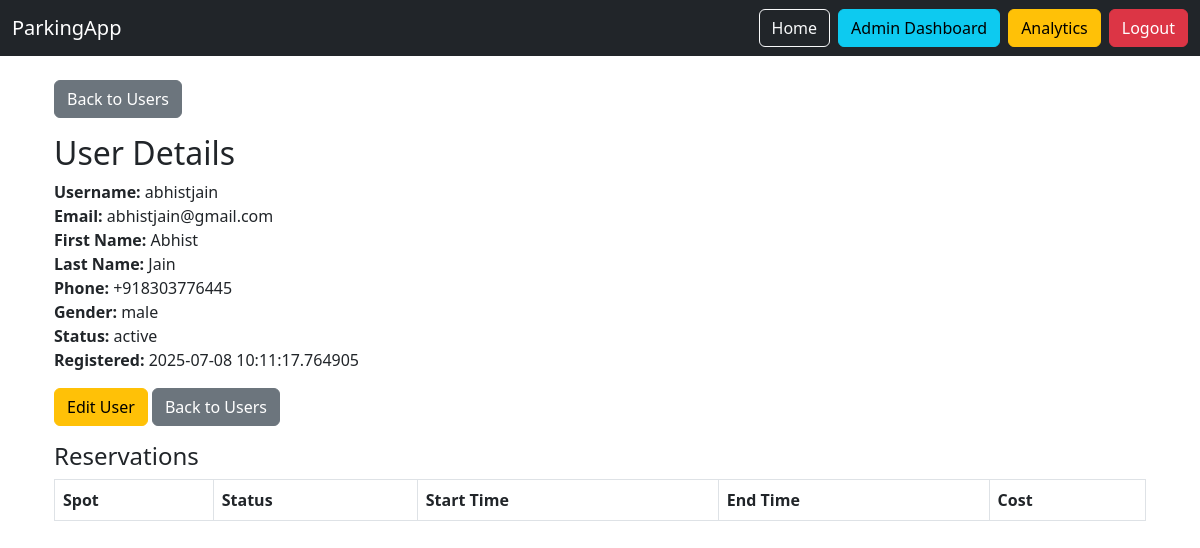
The page /admin/users/6 (signed in) on the database as committed earlier.
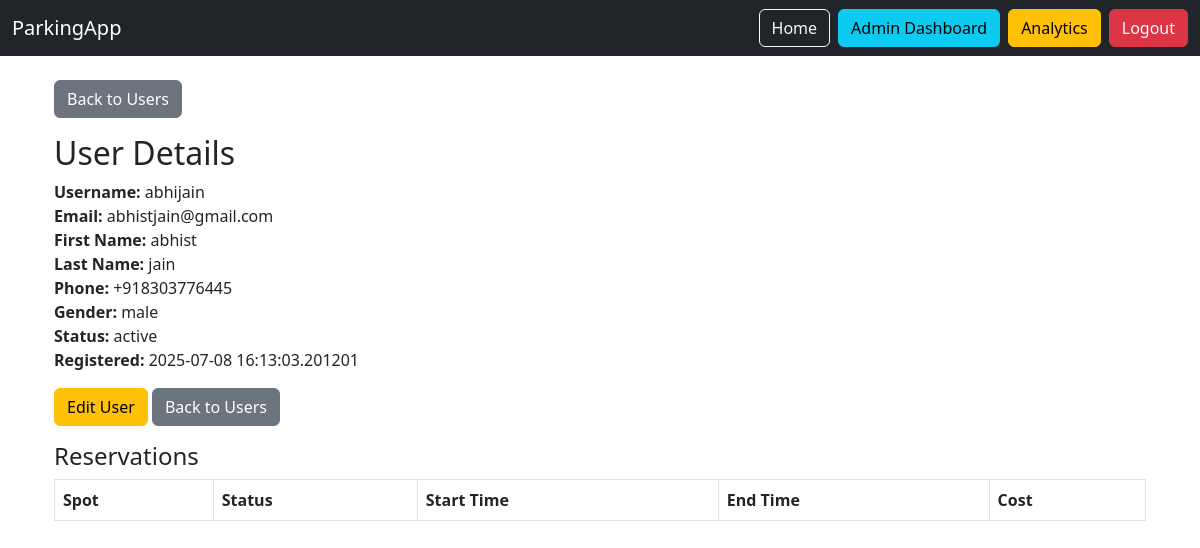
The same page on the database as committed later.
### app/models/user.py (models this page shows, shortened)
class User(BaseModel, UserMixin):
    __tablename__ = "users"
    username = db.Column(db.String(80), unique=True, nullable=False, index=True)
    email = db.Column(db.String(150), unique=True, nullable=False, index=True)
    phone = db.Column(db.String(20), nullable=False, unique=True)
    password_hash = db.Column(db.String(200), nullable=False)
    first_name = db.Column(db.String(50), nullable=False)
    last_name = db.Column(db.String(50), nullable=False)
    gender = db.Column(db.Enum(GenderEnum), nullable=False, default=GenderEnum.OTHER)
    status = db.Column(db.Enum(UserStatus), default=UserStatus.PENDING, nullable=False)
    user_roles = db.relationship('UserRole', back_populates='user', cascade='all, delete-orphan')
    reservations = db.relationship('Reservation', back_populates='user')
    @property
    def is_active(self):
        return self.status == UserStatus.ACTIVE

### app/routes/admin.py (the view)
@admin_bp.route('/users/<int:user_id>')
@require_permission(PermissionType.MANAGE_USERS.value)
@refresh_db_session
def view_user_details(user_id):
    user = User.query.get_or_404(user_id)
    reservations = Reservation.query.filter_by(user_id=user_id).order_by(Reservation.created_at.desc()).all()
    return render_template('admin/users/details.html', user=user, reservations=reservations)

### app/__init__.py (called while the page is built)
def create_app(config_name = 'default'):
    app = Flask(__name__)
    app.config.from_object(config[config_name])
    db.init_app(app)
    login_manager.init_app(app)
    login_manager.login_view = 'auth.login'
    jwt = JWTManager(app)
    init_database(app)  # Initialize the database with default data
    from app.models.user import User
    @login_manager.user_loader
    def load_user(user_id):
        return User.query.get(int(user_id))
    register_blueprints(app)
    return app

### app/routes/admin.py (called while the page is built)
def refresh_db_session(func):
    @wraps(func)
    def wrapper(*args, **kwargs):
        db.session.expire_all()  # clears SQLAlchemy cache
        return func(*args, **kwargs)
    return wrapper

### app/templates/admin/users/details.html (shortened to what this page needs)
{% extends 'base.html' %}
{% block content %}
<div class="container mt-4">
  <a href="{{ url_for('admin.manage_users') }}" class="btn btn-secondary mb-3">Back to Users</a>
  <h2>User Details</h2>
  <div class="mb-3">
    <strong>Username:</strong> {{ user.username }}<br>
    <strong>Email:</strong> {{ user.email }}<br>
    <strong>First Name:</strong> {{ user.first_name or '' }}<br>
    <strong>Last Name:</strong> {{ user.last_name or '' }}<br>
    <strong>Phone:</strong> {{ user.phone or '' }}<br>
    <strong>Gender:</strong> {{ user.gender.value if user.gender else '' }}<br>
    <strong>Status:</strong> {{ user.status.value if user.status else '' }}<br>
    <strong>Registered:</strong> {{ user.created_at }}<br>
  </div>
  <a href="{{ url_for('admin.edit_user', user_id=user.id) }}" class="btn btn-warning mb-3">Edit User</a>
  <a href="{{ url_for('admin.manage_users') }}" class="btn btn-secondary mb-3">Back to Users</a>
  <h4>Reservations</h4>
  <table class="table table-bordered table-striped">
    <thead>
      <tr>
        <th>Spot</th>
        <th>Status</th>
        <th>Start Time</th>
        <th>End Time</th>
        <th>Cost</th>
      </tr>
    </thead>
  </table>
</div>
{% endblock %}

### app/templates/base.html (shortened to what this page needs)
<!DOCTYPE html>
<html lang="en">
<head>
  <link href="https://cdn.jsdelivr.net/npm/bootstrap@5.3.0/dist/css/bootstrap.min.css" rel="stylesheet">
</head>
<body>
<nav class="navbar navbar-expand-lg navbar-dark bg-dark">
  <div class="container-fluid">
    <a class="navbar-brand" href="{{ url_for('main.index') }}">ParkingApp</a>
    <div class="collapse navbar-collapse" id="navbarNav">
      <ul class="navbar-nav ms-auto">
        <li class="nav-item">
          <a class="btn btn-outline-light me-2" href="{{ url_for('main.index') }}">Home</a>
        </li>
        {% if session.get('user_id') and session.get('user_role') == 'admin' %}
          <li class="nav-item">
            <a class="btn btn-info me-2" href="{{ url_for('admin.admin_dashboard') }}">Admin Dashboard</a>
          </li>
          <li class="nav-item">
            <a class="btn btn-warning me-2" href="{{ url_for('admin.admin_charts') }}">Analytics</a>
          </li>
        {% elif session.get('user_id') and session.get('user_role') == 'user' %}
          <li class="nav-item">
            <a class="btn btn-secondary me-2" href="{{ url_for('user.user_dashboard') }}">User Dashboard</a>
          </li>
        {% endif %}
        {% if not session.get('user_id') %}
          <li class="nav-item">
            <a class="btn btn-primary me-2" href="{{ url_for('auth.login') }}">Login</a>
          </li>
          <li class="nav-item">
            <a class="btn btn-success" href="{{ url_for('auth.signup') }}">Sign Up</a>
          </li>
        {% else %}
          <li class="nav-item">
            <a class="btn btn-danger" href="{{ url_for('auth.logout') }}">Logout</a>
          </li>
        {% endif %}
      </ul>
    </div>
  </div>
</nav>
<div class="container mt-3">
  {% block content %}{% endblock %}
</div>
</body>
</html>

Rows that differ between the two databases and show on the page:
changed User "abhistjain@gmail.com": username "abhistjain" → "abhijain"; first_name "Abhist" → "abhist"; last_name "Jain" → "jain"; created_at "2025-07-08 10:11:17.764905" → "2025-07-08 16:13:03.201201"
